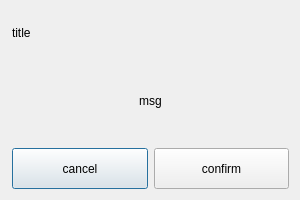
<?xml version="1.0" encoding="UTF-8"?>
<ui version="4.0">
 <class>Dialog</class>
 <widget class="QDialog" name="Dialog">
  <property name="geometry">
   <rect>
    <x>0</x>
    <y>0</y>
    <width>300</width>
    <height>200</height>
   </rect>
  </property>
  <property name="windowTitle">
   <string>Dialog</string>
  </property>
  <widget class="QWidget" name="verticalLayoutWidget">
   <property name="geometry">
    <rect>
     <x>0</x>
     <y>0</y>
     <width>301</width>
     <height>201</height>
    </rect>
   </property>
   <layout class="QVBoxLayout" name="verticalLayout" stretch="1,2,1">
    <property name="leftMargin">
     <number>12</number>
    </property>
    <property name="topMargin">
     <number>12</number>
    </property>
    <property name="rightMargin">
     <number>12</number>
    </property>
    <property name="bottomMargin">
     <number>12</number>
    </property>
    <item>
     <widget class="QLabel" name="lb_dialog_title">
      <property name="text">
       <string>title</string>
      </property>
     </widget>
    </item>
    <item>
     <widget class="QLabel" name="lb_dialog_msg">
      <property name="text">
       <string>msg</string>
      </property>
      <property name="alignment">
       <set>Qt::AlignCenter</set>
      </property>
     </widget>
    </item>
    <item>
     <layout class="QHBoxLayout" name="horizontalLayout">
      <item>
       <widget class="QPushButton" name="btn_dialog_cancel">
        <property name="sizePolicy">
         <sizepolicy hsizetype="Expanding" vsizetype="Expanding">
          <horstretch>0</horstretch>
          <verstretch>0</verstretch>
         </sizepolicy>
        </property>
        <property name="text">
         <string>cancel</string>
        </property>
       </widget>
      </item>
      <item>
       <widget class="QPushButton" name="btn_dialog_confirm">
        <property name="sizePolicy">
         <sizepolicy hsizetype="Expanding" vsizetype="Expanding">
          <horstretch>0</horstretch>
          <verstretch>0</verstretch>
         </sizepolicy>
        </property>
        <property name="text">
         <string>confirm</string>
        </property>
       </widget>
      </item>
     </layout>
    </item>
   </layout>
  </widget>
 </widget>
 <resources/>
 <connections/>
</ui>
